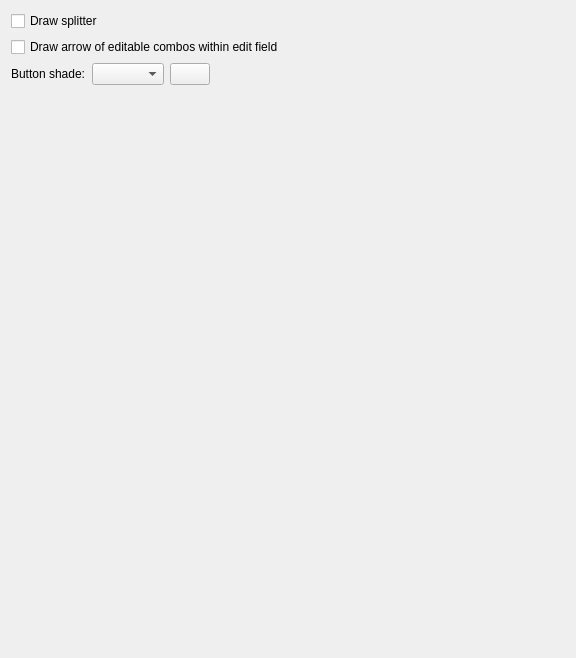
     <widget class="QWidget" name="page_16">
      <layout class="QGridLayout" name="gridLayout_13">
       <item row="0" column="0" colspan="2">
        <widget class="QCheckBox" name="comboSplitter">
         <property name="whatsThis">
          <string>&lt;html&gt;&lt;head&gt;&lt;meta name=&quot;qrichtext&quot; content=&quot;1&quot; /&gt;&lt;style type=&quot;text/css&quot;&gt;
p, li { white-space: pre-wrap; }
&lt;/style&gt;&lt;/head&gt;&lt;body style=&quot; font-family:'Verdana'; font-size:9pt; font-weight:400; font-style:normal;&quot;&gt;
&lt;p style=&quot; margin-top:0px; margin-bottom:0px; margin-left:0px; margin-right:0px; -qt-block-indent:0; text-indent:0px;&quot;&gt;This option controls whether a line is drawn near non-editable combo box arrows.&lt;/p&gt;&lt;/body&gt;&lt;/html&gt;</string>
         </property>
         <property name="text">
          <string>Draw splitter</string>
         </property>
        </widget>
       </item>
       <item row="1" column="0" colspan="4">
        <widget class="QCheckBox" name="unifyCombo">
         <property name="text">
          <string>Draw arrow of editable combos within edit field</string>
         </property>
        </widget>
       </item>
       <item row="2" column="0">
        <widget class="QLabel" name="label_46">
         <property name="text">
          <string>Button shade:</string>
         </property>
        </widget>
       </item>
       <item row="2" column="1">
        <widget class="QComboBox" name="comboBtn"/>
       </item>
       <item row="2" column="2">
        <widget class="KColorButton" name="customComboBtnColor"/>
       </item>
       <item row="2" column="3">
        <spacer name="horizontalSpacer">
         <property name="orientation">
          <enum>Qt::Horizontal</enum>
         </property>
         <property name="sizeHint" stdset="0">
          <size>
           <width>349</width>
           <height>20</height>
          </size>
         </property>
        </spacer>
       </item>
       <item row="3" column="1">
        <spacer name="verticalSpacer">
         <property name="orientation">
          <enum>Qt::Vertical</enum>
         </property>
         <property name="sizeHint" stdset="0">
          <size>
           <width>20</width>
           <height>562</height>
          </size>
         </property>
        </spacer>
       </item>
      </layout>
     </widget>
